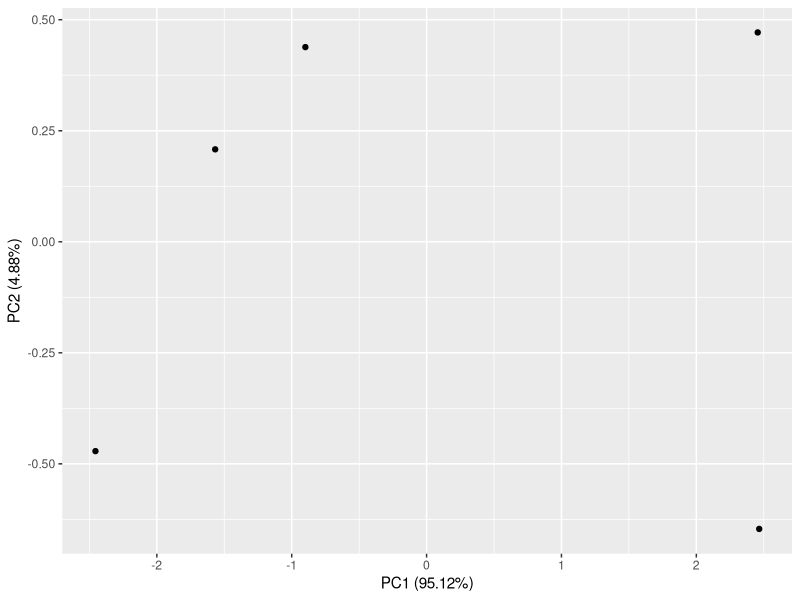
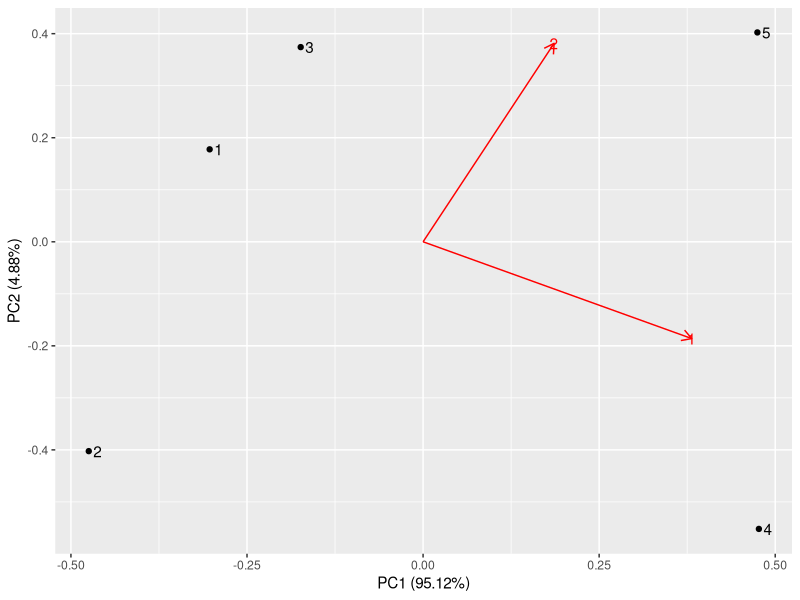

These charts were generated, in order, by the following R code: (Note: this script raises an error after producing the figures.)
## Liste mit den relevanten Packages für das Modul C
####################################################


library(ggfortify)
####################
X <- matrix(c(-1.5, -0.5, -2, -1.5, -1, 0, 2.5, 0.5, 2, 1.5), ncol=2, byrow=TRUE)
res_pca <- prcomp(X)
## Funktion autoplot
autoplot(res_pca, scale=0) #Visualisierung PCA-Objekt
?autoplot.prcomp
#Biplot
autoplot(res_pca, label=TRUE, label.hjust = -0.5, loadings = TRUE, loadings.colour = 'red', loadings.label = TRUE)


library(corrplot)
#####################
# Korrelationsmatrix
corrplot(cor(dat), type="lower")

library("rrcov")
#####################
# robuste PCA
pca.rob <-  PcaHubert(x, k = 2)

library(cluster)
##################
## Gower distance 
dist1 <- daisy(flower, type=list(asymm=3))
dist2 <- daisy(flower, type=list(asymm=3, ordratio=c(7,8)))

library(MASS)
##############
## ordinale MDS 
isoMDS(eurodist) 

library(Rtsne)
################
## t-SNE
Rtsne(iris[!duplicated(iris[1:4]),1:4])
